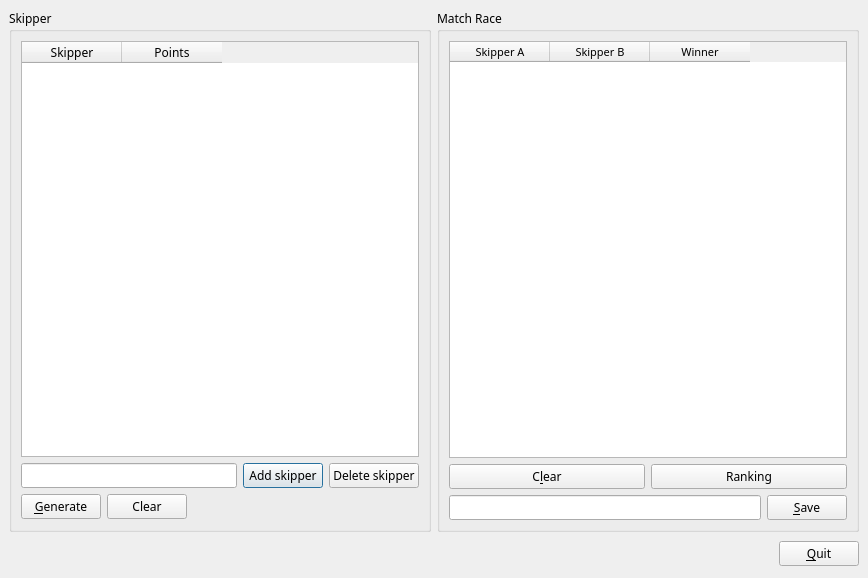
<ui version="4.0" >
 <author></author>
 <comment></comment>
 <exportmacro></exportmacro>
 <class>D_MainWin</class>
 <widget class="QDialog" name="D_MainWin" >
  <property name="geometry" >
   <rect>
    <x>0</x>
    <y>0</y>
    <width>868</width>
    <height>578</height>
   </rect>
  </property>
  <property name="font" >
   <font>
    <family>Sans Serif</family>
    <pointsize>9</pointsize>
    <weight>50</weight>
    <italic>false</italic>
    <bold>false</bold>
    <underline>false</underline>
    <strikeout>false</strikeout>
   </font>
  </property>
  <property name="windowTitle" >
   <string>MatchRace</string>
  </property>
  <layout class="QVBoxLayout" >
   <property name="margin" >
    <number>9</number>
   </property>
   <property name="spacing" >
    <number>6</number>
   </property>
   <item>
    <layout class="QHBoxLayout" >
     <property name="margin" >
      <number>0</number>
     </property>
     <property name="spacing" >
      <number>6</number>
     </property>
     <item>
      <widget class="QGroupBox" name="groupBox" >
       <property name="title" >
        <string>Skipper</string>
       </property>
       <layout class="QVBoxLayout" >
        <property name="margin" >
         <number>9</number>
        </property>
        <property name="spacing" >
         <number>6</number>
        </property>
        <item>
         <widget class="QTableWidget" name="T_SkipperList" >
          <column>
           <property name="text" >
            <string>Skipper</string>
           </property>
          </column>
          <column>
           <property name="text" >
            <string>Points</string>
           </property>
          </column>
         </widget>
        </item>
        <item>
         <layout class="QHBoxLayout" >
          <property name="margin" >
           <number>0</number>
          </property>
          <property name="spacing" >
           <number>6</number>
          </property>
          <item>
           <widget class="QLineEdit" name="T_SkipperName" />
          </item>
          <item>
           <widget class="QPushButton" name="B_AddSkipper" >
            <property name="text" >
             <string>Add skipper</string>
            </property>
           </widget>
          </item>
          <item>
           <widget class="QPushButton" name="B_DelSkipper" >
            <property name="text" >
             <string>Delete skipper</string>
            </property>
           </widget>
          </item>
         </layout>
        </item>
        <item>
         <layout class="QHBoxLayout" >
          <property name="margin" >
           <number>0</number>
          </property>
          <property name="spacing" >
           <number>6</number>
          </property>
          <item>
           <widget class="QPushButton" name="B_Generate" >
            <property name="text" >
             <string>&amp;Generate</string>
            </property>
            <property name="shortcut" >
             <string>Ctrl+G</string>
            </property>
           </widget>
          </item>
          <item>
           <widget class="QPushButton" name="B_ClearSkipper" >
            <property name="text" >
             <string>Clear</string>
            </property>
           </widget>
          </item>
          <item>
           <spacer>
            <property name="orientation" >
             <enum>Qt::Horizontal</enum>
            </property>
            <property name="sizeHint" >
             <size>
              <width>40</width>
              <height>26</height>
             </size>
            </property>
           </spacer>
          </item>
         </layout>
        </item>
       </layout>
      </widget>
     </item>
     <item>
      <widget class="QGroupBox" name="groupBox_2" >
       <property name="title" >
        <string>Match Race</string>
       </property>
       <layout class="QVBoxLayout" >
        <property name="margin" >
         <number>9</number>
        </property>
        <property name="spacing" >
         <number>6</number>
        </property>
        <item>
         <widget class="QTableWidget" name="T_MatchRaceList" >
          <property name="sizePolicy" >
           <sizepolicy>
            <hsizetype>7</hsizetype>
            <vsizetype>7</vsizetype>
            <horstretch>0</horstretch>
            <verstretch>0</verstretch>
           </sizepolicy>
          </property>
          <property name="font" >
           <font>
            <family>Sans Serif</family>
            <pointsize>8</pointsize>
            <weight>50</weight>
            <italic>false</italic>
            <bold>false</bold>
            <underline>false</underline>
            <strikeout>false</strikeout>
           </font>
          </property>
          <property name="selectionMode" >
           <enum>QAbstractItemView::SingleSelection</enum>
          </property>
          <property name="columnCount" >
           <number>3</number>
          </property>
          <column>
           <property name="text" >
            <string>Skipper A</string>
           </property>
          </column>
          <column>
           <property name="text" >
            <string>Skipper B</string>
           </property>
          </column>
          <column>
           <property name="text" >
            <string>Winner</string>
           </property>
          </column>
         </widget>
        </item>
        <item>
         <layout class="QVBoxLayout" >
          <property name="margin" >
           <number>0</number>
          </property>
          <property name="spacing" >
           <number>6</number>
          </property>
          <item>
           <layout class="QHBoxLayout" >
            <property name="margin" >
             <number>0</number>
            </property>
            <property name="spacing" >
             <number>6</number>
            </property>
            <item>
             <widget class="QPushButton" name="B_ClearMatchRace" >
              <property name="text" >
               <string>C&amp;lear</string>
              </property>
              <property name="shortcut" >
               <string>Ctrl+L</string>
              </property>
             </widget>
            </item>
            <item>
             <widget class="QPushButton" name="B_Ranking" >
              <property name="text" >
               <string>Ranking</string>
              </property>
             </widget>
            </item>
           </layout>
          </item>
          <item>
           <layout class="QHBoxLayout" >
            <property name="margin" >
             <number>0</number>
            </property>
            <property name="spacing" >
             <number>6</number>
            </property>
            <item>
             <widget class="QLineEdit" name="E_FileName" />
            </item>
            <item>
             <widget class="QPushButton" name="B_Save" >
              <property name="text" >
               <string>&amp;Save</string>
              </property>
              <property name="shortcut" >
               <string>Ctrl+S</string>
              </property>
             </widget>
            </item>
           </layout>
          </item>
         </layout>
        </item>
       </layout>
      </widget>
     </item>
    </layout>
   </item>
   <item>
    <layout class="QHBoxLayout" >
     <property name="margin" >
      <number>0</number>
     </property>
     <property name="spacing" >
      <number>6</number>
     </property>
     <item>
      <spacer>
       <property name="orientation" >
        <enum>Qt::Horizontal</enum>
       </property>
       <property name="sizeHint" >
        <size>
         <width>300</width>
         <height>31</height>
        </size>
       </property>
      </spacer>
     </item>
     <item>
      <widget class="QPushButton" name="okButton" >
       <property name="focusPolicy" >
        <enum>Qt::ClickFocus</enum>
       </property>
       <property name="text" >
        <string>&amp;Quit</string>
       </property>
       <property name="shortcut" >
        <string>Ctrl+Q</string>
       </property>
      </widget>
     </item>
    </layout>
   </item>
  </layout>
 </widget>
 <pixmapfunction></pixmapfunction>
 <tabstops>
  <tabstop>T_SkipperName</tabstop>
  <tabstop>B_AddSkipper</tabstop>
  <tabstop>B_Generate</tabstop>
  <tabstop>B_Save</tabstop>
  <tabstop>T_MatchRaceList</tabstop>
  <tabstop>okButton</tabstop>
 </tabstops>
 <resources/>
 <connections>
  <connection>
   <sender>okButton</sender>
   <signal>clicked()</signal>
   <receiver>D_MainWin</receiver>
   <slot>accept()</slot>
   <hints>
    <hint type="sourcelabel" >
     <x>978</x>
     <y>664</y>
    </hint>
    <hint type="destinationlabel" >
     <x>835</x>
     <y>590</y>
    </hint>
   </hints>
  </connection>
 </connections>
</ui>
